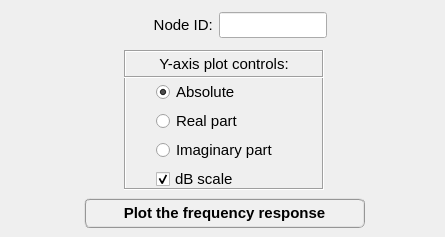
        <widget class="QWidget" name="tab_plot">
         <attribute name="title">
          <string>Plot</string>
         </attribute>
         <widget class="QFrame" name="frame_4">
          <property name="geometry">
           <rect>
            <x>124</x>
            <y>50</y>
            <width>200</width>
            <height>140</height>
           </rect>
          </property>
          <property name="minimumSize">
           <size>
            <width>200</width>
            <height>140</height>
           </size>
          </property>
          <property name="maximumSize">
           <size>
            <width>200</width>
            <height>140</height>
           </size>
          </property>
          <property name="sizeIncrement">
           <size>
            <width>0</width>
            <height>110</height>
           </size>
          </property>
          <property name="frameShape">
           <enum>QFrame::Box</enum>
          </property>
          <property name="frameShadow">
           <enum>QFrame::Sunken</enum>
          </property>
          <widget class="QLabel" name="label_8">
           <property name="enabled">
            <bool>true</bool>
           </property>
           <property name="geometry">
            <rect>
             <x>0</x>
             <y>0</y>
             <width>200</width>
             <height>28</height>
            </rect>
           </property>
           <property name="sizePolicy">
            <sizepolicy hsizetype="Preferred" vsizetype="Expanding">
             <horstretch>0</horstretch>
             <verstretch>0</verstretch>
            </sizepolicy>
           </property>
           <property name="minimumSize">
            <size>
             <width>200</width>
             <height>28</height>
            </size>
           </property>
           <property name="maximumSize">
            <size>
             <width>200</width>
             <height>28</height>
            </size>
           </property>
           <property name="font">
            <font>
             <family>MS Shell Dlg 2</family>
             <pointsize>11</pointsize>
             <weight>50</weight>
             <italic>false</italic>
             <bold>false</bold>
            </font>
           </property>
           <property name="frameShape">
            <enum>QFrame::Box</enum>
           </property>
           <property name="frameShadow">
            <enum>QFrame::Sunken</enum>
           </property>
           <property name="text">
            <string>Y-axis plot controls:</string>
           </property>
           <property name="textFormat">
            <enum>Qt::AutoText</enum>
           </property>
           <property name="scaledContents">
            <bool>false</bool>
           </property>
           <property name="alignment">
            <set>Qt::AlignCenter</set>
           </property>
           <property name="wordWrap">
            <bool>false</bool>
           </property>
           <property name="indent">
            <number>0</number>
           </property>
          </widget>
          <widget class="QWidget" name="verticalLayoutWidget_3">
           <property name="geometry">
            <rect>
             <x>32</x>
             <y>30</y>
             <width>152</width>
             <height>111</height>
            </rect>
           </property>
           <layout class="QVBoxLayout" name="verticalLayout_3">
            <item>
             <widget class="QRadioButton" name="radioButton_plotAbs">
              <property name="minimumSize">
               <size>
                <width>150</width>
                <height>22</height>
               </size>
              </property>
              <property name="maximumSize">
               <size>
                <width>150</width>
                <height>22</height>
               </size>
              </property>
              <property name="font">
               <font>
                <family>MS Shell Dlg 2</family>
                <pointsize>11</pointsize>
                <weight>50</weight>
                <italic>false</italic>
                <bold>false</bold>
               </font>
              </property>
              <property name="text">
               <string>Absolute</string>
              </property>
              <property name="iconSize">
               <size>
                <width>30</width>
                <height>30</height>
               </size>
              </property>
              <property name="checked">
               <bool>true</bool>
              </property>
             </widget>
            </item>
            <item>
             <widget class="QRadioButton" name="radioButton_plotReal">
              <property name="minimumSize">
               <size>
                <width>150</width>
                <height>22</height>
               </size>
              </property>
              <property name="maximumSize">
               <size>
                <width>150</width>
                <height>22</height>
               </size>
              </property>
              <property name="font">
               <font>
                <family>MS Shell Dlg 2</family>
                <pointsize>11</pointsize>
                <weight>50</weight>
                <italic>false</italic>
                <bold>false</bold>
               </font>
              </property>
              <property name="text">
               <string>Real part</string>
              </property>
             </widget>
            </item>
            <item>
             <widget class="QRadioButton" name="radioButton_plotImag">
              <property name="minimumSize">
               <size>
                <width>150</width>
                <height>22</height>
               </size>
              </property>
              <property name="maximumSize">
               <size>
                <width>150</width>
                <height>22</height>
               </size>
              </property>
              <property name="font">
               <font>
                <family>MS Shell Dlg 2</family>
                <pointsize>11</pointsize>
                <weight>50</weight>
                <italic>false</italic>
                <bold>false</bold>
               </font>
              </property>
              <property name="text">
               <string>Imaginary part</string>
              </property>
             </widget>
            </item>
            <item>
             <widget class="QCheckBox" name="checkBox_dB">
              <property name="minimumSize">
               <size>
                <width>150</width>
                <height>22</height>
               </size>
              </property>
              <property name="maximumSize">
               <size>
                <width>150</width>
                <height>22</height>
               </size>
              </property>
              <property name="font">
               <font>
                <family>MS Shell Dlg 2</family>
                <pointsize>11</pointsize>
                <weight>50</weight>
                <italic>false</italic>
                <bold>false</bold>
               </font>
              </property>
              <property name="text">
               <string>dB scale</string>
              </property>
              <property name="checked">
               <bool>true</bool>
              </property>
             </widget>
            </item>
           </layout>
          </widget>
         </widget>
         <widget class="QPushButton" name="pushButton_plot">
          <property name="geometry">
           <rect>
            <x>84</x>
            <y>198</y>
            <width>281</width>
            <height>30</height>
           </rect>
          </property>
          <property name="minimumSize">
           <size>
            <width>0</width>
            <height>30</height>
           </size>
          </property>
          <property name="maximumSize">
           <size>
            <width>16777215</width>
            <height>30</height>
           </size>
          </property>
          <property name="font">
           <font>
            <family>MS Shell Dlg 2</family>
            <pointsize>11</pointsize>
            <weight>75</weight>
            <italic>false</italic>
            <bold>true</bold>
           </font>
          </property>
          <property name="styleSheet">
           <string notr="true">QPushButton{border-radius: 6px; border-color: rgb(150, 150, 150); border-style: ridge; border-width: 2px; color: rgb(0, 0, 0); background-color: rgb(240, 240, 240); font: 75 bold 11pt &quot;MS Shell Dlg 2&quot;}
QPushButton:hover{border-radius: 6px; border-color: rgb(0, 170, 255); border-style: ridge; border-width: 2px; color: rgb(0, 0, 0); background-color: rgba(174, 213, 255, 100); font: 75 bold 11pt &quot;MS Shell Dlg 2&quot;}
QPushButton:pressed{border-radius: 6px; border-color: rgb(0, 170, 255); border-style: ridge; border-width: 3px; color: rgb(0, 0, 0); background-color: rgb(174, 213, 255); font: 75 bold 11pt &quot;MS Shell Dlg 2&quot;}</string>
          </property>
          <property name="text">
           <string>Plot the frequency response</string>
          </property>
         </widget>
         <widget class="QFrame" name="frame_5">
          <property name="geometry">
           <rect>
            <x>4</x>
            <y>8</y>
            <width>432</width>
            <height>34</height>
           </rect>
          </property>
          <property name="minimumSize">
           <size>
            <width>0</width>
            <height>34</height>
           </size>
          </property>
          <property name="maximumSize">
           <size>
            <width>16777215</width>
            <height>34</height>
           </size>
          </property>
          <property name="frameShape">
           <enum>QFrame::NoFrame</enum>
          </property>
          <property name="frameShadow">
           <enum>QFrame::Raised</enum>
          </property>
          <layout class="QGridLayout" name="gridLayout_2">
           <property name="leftMargin">
            <number>2</number>
           </property>
           <property name="topMargin">
            <number>2</number>
           </property>
           <property name="rightMargin">
            <number>2</number>
           </property>
           <property name="bottomMargin">
            <number>2</number>
           </property>
           <property name="spacing">
            <number>2</number>
           </property>
           <item row="0" column="2">
            <widget class="QLineEdit" name="lineEdit_node_id">
             <property name="minimumSize">
              <size>
               <width>108</width>
               <height>26</height>
              </size>
             </property>
             <property name="maximumSize">
              <size>
               <width>108</width>
               <height>26</height>
              </size>
             </property>
             <property name="font">
              <font>
               <family>Arial</family>
               <pointsize>11</pointsize>
               <weight>75</weight>
               <italic>true</italic>
               <bold>true</bold>
              </font>
             </property>
             <property name="styleSheet">
              <string notr="true">color: rgb(0, 0, 255);</string>
             </property>
             <property name="text">
              <string/>
             </property>
             <property name="alignment">
              <set>Qt::AlignCenter</set>
             </property>
            </widget>
           </item>
           <item row="0" column="1">
            <widget class="QLabel" name="label_11">
             <property name="minimumSize">
              <size>
               <width>0</width>
               <height>26</height>
              </size>
             </property>
             <property name="maximumSize">
              <size>
               <width>16777215</width>
               <height>26</height>
              </size>
             </property>
             <property name="font">
              <font>
               <family>MS Shell Dlg 2</family>
               <pointsize>11</pointsize>
               <weight>50</weight>
               <italic>false</italic>
               <bold>false</bold>
              </font>
             </property>
             <property name="text">
              <string>Node ID: </string>
             </property>
             <property name="alignment">
              <set>Qt::AlignRight|Qt::AlignTrailing|Qt::AlignVCenter</set>
             </property>
            </widget>
           </item>
           <item row="0" column="0">
            <widget class="QFrame" name="frame_19">
             <property name="frameShape">
              <enum>QFrame::NoFrame</enum>
             </property>
             <property name="frameShadow">
              <enum>QFrame::Raised</enum>
             </property>
            </widget>
           </item>
           <item row="0" column="3">
            <widget class="QFrame" name="frame_20">
             <property name="frameShape">
              <enum>QFrame::NoFrame</enum>
             </property>
             <property name="frameShadow">
              <enum>QFrame::Raised</enum>
             </property>
            </widget>
           </item>
          </layout>
         </widget>
        </widget>
